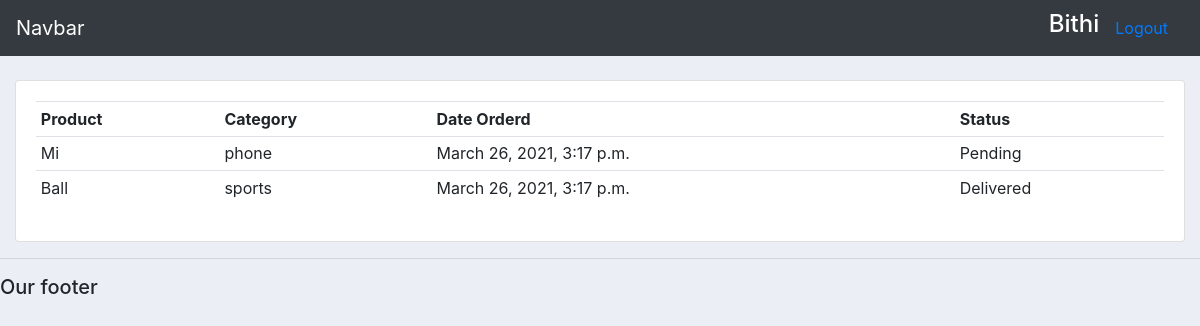
Page /user (signed in) on the committed database.
### accounts/models.py (models this page shows)
class Order(models.Model):
    STATUS = (
        ('Pending','Pending'),
        ('outofdelevery','Out_of_Delevery'),
        ('Delivered','Delivered'),
    )
    customer = models.ForeignKey(Customer,null=True,on_delete=models.CASCADE)
    product = models.ForeignKey(Products,null=True,on_delete=models.CASCADE)
    status = models.CharField(max_length=30,null=True,choices=STATUS)
    date = models.DateTimeField(auto_now_add=True)

class Products(models.Model):
    CATEGORY = (
        ('phone','Phone'),
        ('sports','Sports'),
    )
    name = models.CharField(max_length=50,null=True,blank=True)
    price = models.FloatField(null=True)
    categori = models.CharField(max_length=20,choices=CATEGORY)
    created_time = models.DateTimeField(auto_now_add=True)
    discription = models.CharField(max_length=200,null=True)
    def __str__(self):
        return self.name

### accounts/decorator.py (the view)
		def wrapper_func(request, *args, **kwargs):
			group = None
			if request.user.groups.exists():
				group = request.user.groups.all()[0].name
			if group in allowed_roles:
				return view_func(request, *args, **kwargs)
			else:
				return HttpResponse('You are not authorized to view this page')

### accounts/decorator.py (called while the page is built)
def allowed_users(allowed_roles=[]):
	def decorator(view_func):
		def wrapper_func(request, *args, **kwargs):
			group = None
			if request.user.groups.exists():
				group = request.user.groups.all()[0].name
			if group in allowed_roles:
				return view_func(request, *args, **kwargs)
			else:
				return HttpResponse('You are not authorized to view this page')
		return wrapper_func
	return decorator

### accounts/views.py (called while the page is built)
@login_required(login_url='login')
@allowed_users(allowed_roles=['customers'])
def users(request):
    orders = request.user.customer.order_set.all()
    context = {
        'orders':orders
    }
    return render(request,'userpage.html',context)

### Templates/userpage.html
{%  extends 'main.html' %}
{% block content %}
<br>
<div class="row">
	<div class="col-md">
		<div class="card card-body">
			<table class="table table-sm">
				<tr>
					<th>Product</th>
					<th>Category</th>
					<th>Date Orderd</th>
					<th>Status</th>
				</tr>
				{%for order in orders%}
				<tr>
					<td>{{order.product}}</td>
					<td>{{order.product.categori}}</td>
					<td>{{order.date}}</td>
					<td>{{order.status}}</td>
				</tr>
				{%endfor%}
			</table>
		</div>
	</div>
</div>
{% endblock%}

### Templates/navbar.html (shortened to what this page needs)
<nav class="navbar navbar-expand-lg navbar-dark bg-dark">
  <a class="navbar-brand" href="#">Navbar</a>
        <a href="{% url 'account_setting'%}"><h4 style="color : white">{{request.user}}</h4></a>
        <a class="nav-link" href="{% url 'logout'%}">Logout</a>
</nav>

### Templates/main.html (style rules this page uses)
body { background-color: #ebeff5; }

### rows in the picture
Order: product "Mi", product.categori "phone", date "March 26, 2021, 3:17 p.m.", status "Pending"
Order: product "Ball", product.categori "sports", date "March 26, 2021, 3:17 p.m.", status "Delivered"

### other values in the picture
{{ request.user }} "Bithi"
